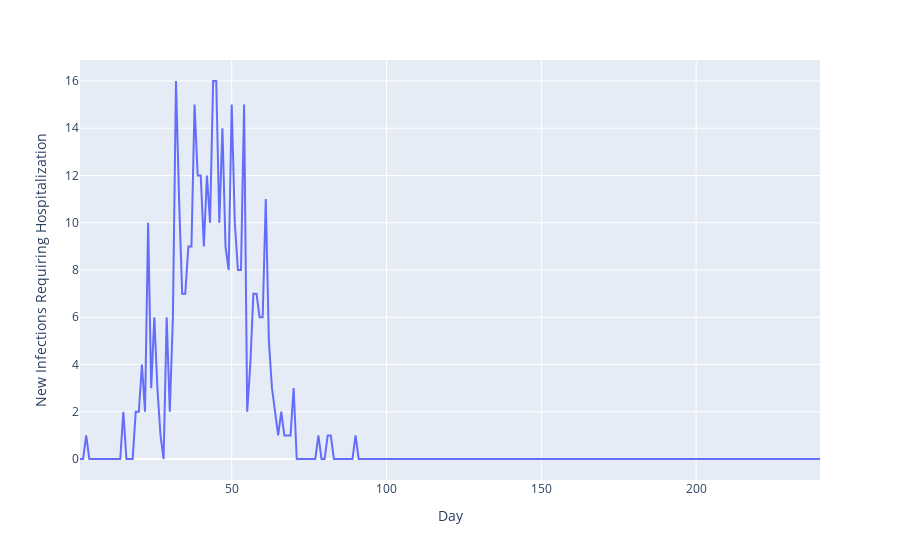

The code cell stored with this chart in its notebook:
### Markdown cell above
Aggregate data can be collected by calling `sim.aggregations(df)`, which returns a DataFrame aggregating data tpym the raw simulation results. When using Plotly to plot the infection day against the number of new infections requiring hospitalization, we can see a graph that resembles a bell curve.

### Code cell
import plotly.express as px

dfAggregations = sim.aggregations(df)
px.line(dfAggregations, x="Day", y="New Infections Requiring Hospitalization")

### Figure 1 — Plotly figure (JSON) as saved in the notebook; plotly's stock layout.template omitted (floating-point values rounded to 4 significant figures; data arrays with more than 128 entries replaced by an {"elided": "..."} marker saying what was removed)
{"data": [{"hoverlabel": {"namelength": 0}, "hovertemplate": "Day=%{x}<br>New Infections Requiring Hospitalization=%{y}", "legendgroup": "", "line": {"color": "#636efa", "dash": "solid"}, "mode": "lines", "name": "", "showlegend": false, "type": "scatter", "x": {"elided": "240 int values"}, "xaxis": "x", "y": {"elided": "240 int values"}, "yaxis": "y"}], "layout": {"legend": {"tracegroupgap": 0}, "margin": {"t": 60}, "xaxis": {"anchor": "y", "domain": [0, 1], "title": {"text": "Day"}}, "yaxis": {"anchor": "x", "domain": [0, 1], "title": {"text": "New Infections Requiring Hospitalization"}}}}
